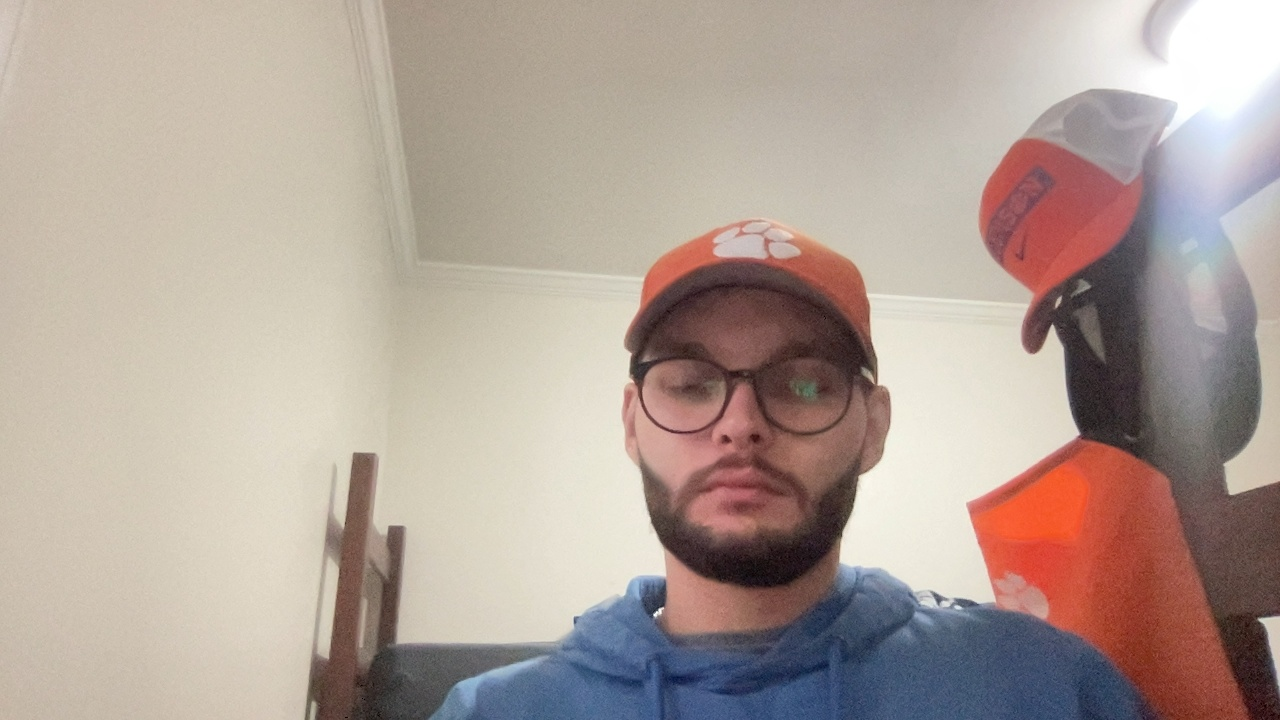
#> input picture Security_Camera/snapshots/snapshot_20241112_174127.jpg, 1280 x 720 px
$ python -i motion_detection.py   (imports and definitions only)
#> lines starting #> are read from the running program, lines starting #| are printed output that depends on the picture
import cv2
import numpy as np

class MotionDetector:
    def __init__(self, threshold=25, min_area=500):
        self.threshold = threshold
        self.min_area = min_area
        self.previous_frame = None

    def detect(self, frame):
        # Convert frame to grayscale
        gray = cv2.cvtColor(frame, cv2.COLOR_BGR2GRAY)
        gray = cv2.GaussianBlur(gray, (21, 21), 0)

        # Initialize previous frame
        if self.previous_frame is None:
            self.previous_frame = gray
            return False, frame

        # Calculate difference between frames
        frame_delta = cv2.absdiff(self.previous_frame, gray)
        thresh = cv2.threshold(frame_delta, self.threshold, 255, cv2.THRESH_BINARY)[1]

        # Dilate threshold image to fill in holes
        thresh = cv2.dilate(thresh, None, iterations=2)

        # Find contours on threshold image
        contours, _ = cv2.findContours(thresh.copy(), cv2.RETR_EXTERNAL, cv2.CHAIN_APPROX_SIMPLE)

        motion_detected = False
        # Check contours
        for contour in contours:
            if cv2.contourArea(contour) < self.min_area:
                continue

            motion_detected = True
            (x, y, w, h) = cv2.boundingRect(contour)
            cv2.rectangle(frame, (x, y), (x + w, y + h), (0, 255, 0), 2)

        # Update previous frame
        self.previous_frame = gray

        return motion_detected, frame

>>> import cv2
>>> picture = cv2.imread('../Security_Camera/snapshots/snapshot_20241112_174127.jpg')
#> picture is the input picture: shape (720, 1280, 3); mean B, G, R 152.4, 161.4, 176.7
>>> result = MotionDetector().detect(picture)
#> in detect, `gray = cv2.cvtColor(frame, cv2.COLOR_BGR2GRAY)`:
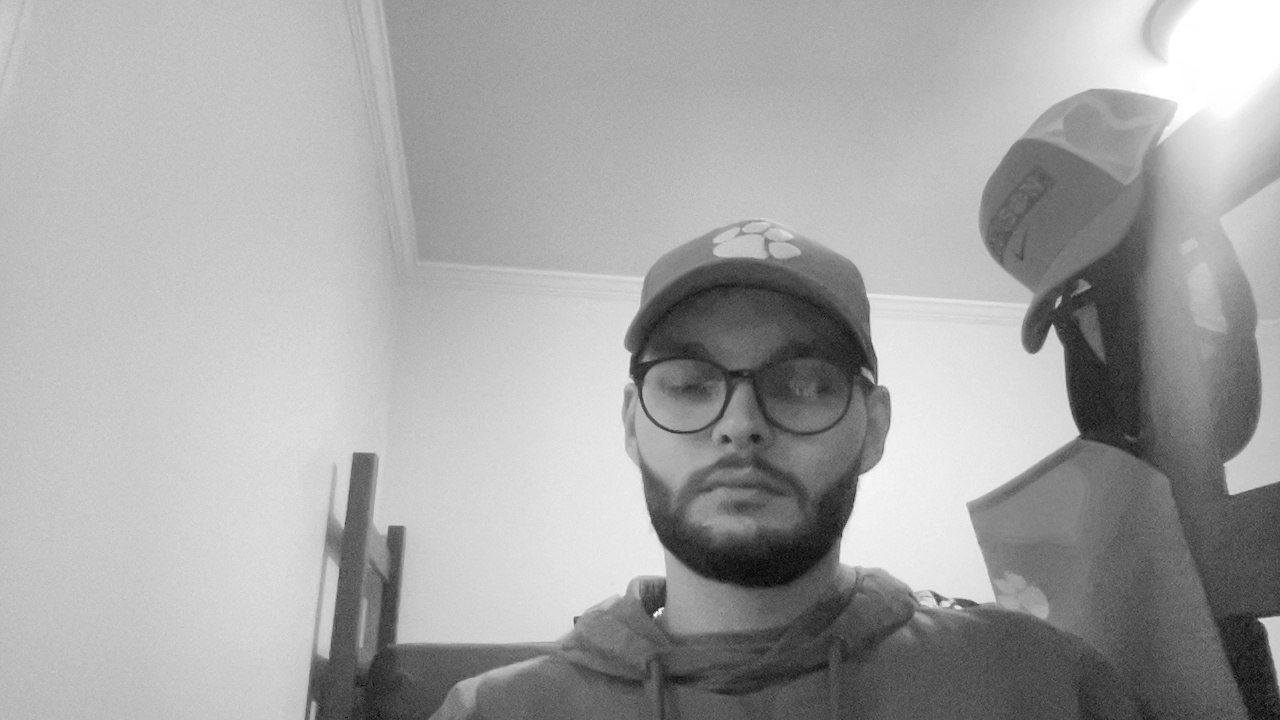
#> gray: shape (720, 1280); min 2, max 255, mean 165
